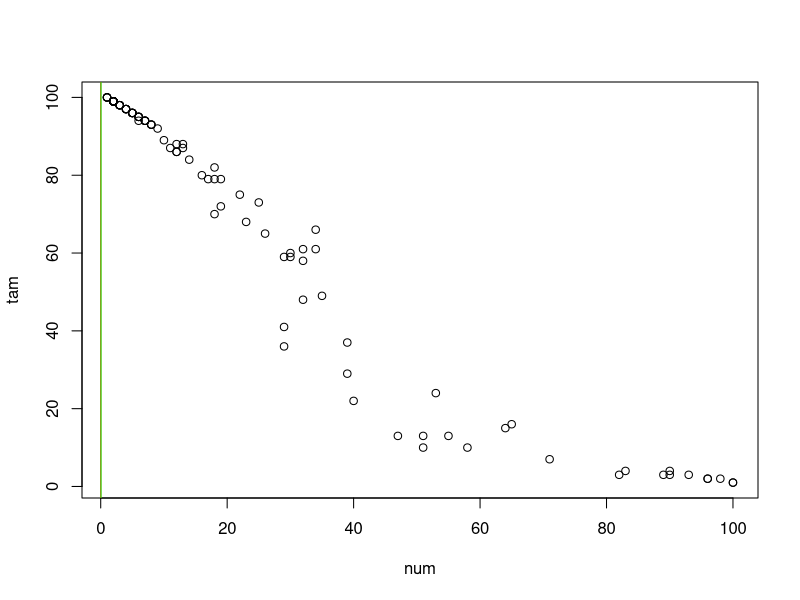

Write the R code that produced this figure.

# Primeiro codigo para gerar redes aleatorias
# carregando pacotes
library(igraph)

#---------- Code by Camacho, Leandro e Dani: for a function version see L45 ----------

#definir numero de especies e numero de redes aleatorias que queremos
n_net <- 100
n_sp <- 100

#criar vetores e listas vazias
nets <- list()
probs <- vector()
tam <- vector()
num <- vector()

for(i in 1:n_net){
  prob <- runif(1, 0, (log(n_sp)/n_sp)) #probabilidade de conexão

  M <- matrix(prob, nrow = n_sp, ncol = n_sp) # criando matriz com diagonal zerada
  diag(M) <- 0

  P <- matrix(runif(n_sp*n_sp, 0, 1), nrow = n_sp, ncol = n_sp) # criar matriz de probabilidades
  M[upper.tri(M)] <- 0 # usaremos somente o triangulo inferior da matriz

  M[M > P] <- 1 #criando interacoes baseado na matriz de probabilidades 
  M[M < P] <- 0

  M <- M + t(M) # trque para deixar a matriz simetrica e a rede nao direcionada
  M[M > 1] <- 1

  nets[[i]] <- M # guardar a rede e a probabilidade de conexao em vetores e listas
  probs[i] <- prob  
  
  tam[i] <- max(components(graph_from_adjacency_matrix(M))$csize) # obter tamanho do maior componente
  num[i] <- components(graph_from_adjacency_matrix(M))$no # obter numero de componentes
}

#plotar alguns resultados
plot(num, tam)
abline(v = 1/n_sp, col = "red")
abline(v = log(n_sp)/n_sp, col = "green")

#------------------------------ Function by Kate e Dani ------------------------------

# function that returns one random unipartite binary network & its probability of connection
uni_net <- function(n_sp){
  
  prob <- runif(1, 0, (log(n_sp)/n_sp)) #probabilidade de conexao
  
  M <- matrix(prob, nrow = n_sp, ncol = n_sp) #cria matriz com diagonal zerada
  diag(M) <- 0
  
  P <- matrix(runif(n_sp*n_sp, 0, 1), nrow = n_sp, ncol = n_sp) #cria matriz de probabilidades
  
  M[upper.tri(M)] <- 0 #usamos somente o triangulo inferior da matriz
  M[M >= P] <- 1 #cria interacoes baseado na matriz de probabilidades 
  M[M < P] <- 0
  
  M <- M + t(M) #truque para deixar a matriz simetrica e a rede nao direcionada
  if (any(M > 1)) {print("ERROR: M higher than 1")}
  
  return <- list(prob, M) # retorna a rede e a probabilidade de conexao
  return(return)  
}

# running function uni_net to create matrices and a network dataframe
n_net <- 100 # number of networks
net_df <- data.frame(id = character(0), prob = numeric(0), ncomp = numeric(0), 
                     sizelargcomp = numeric(0))

for (i in 1:n_net){
  
  n_sp <- 100
  M <- uni_net(n_sp) # creates network
  id <- paste("UNI-100_", i, sep = "")
  comp <- components(graph_from_adjacency_matrix(M[[2]]))
  
  df <- data.frame(id = id, prob = M[[1]], ncomp = comp$no, sizelargcomp = max(comp$csize))
  net_df <- rbind(net_df, df)
  
  #write.table(M[[2]], paste("./data/uni_matrices/", id, ".txt", sep = ""), sep = "\t", row.names = F, col.names = F)
}

#write.table(net_df, "./data/Uni-100_NetStructure.txt", sep = "\t")
